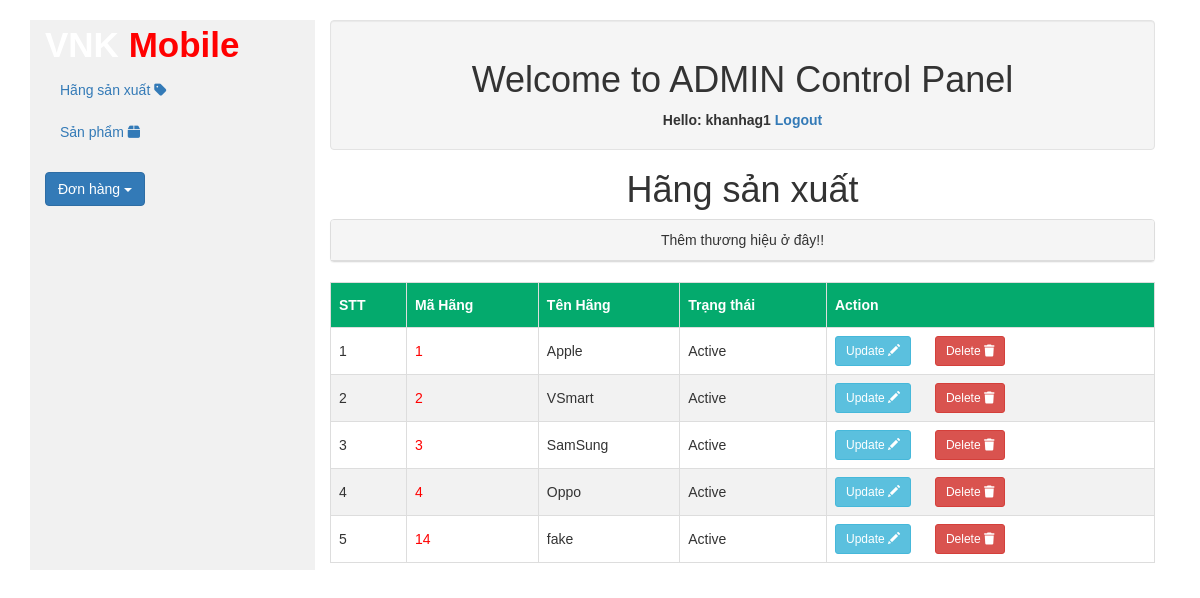
Page /admin/index.php?option=brand (signed in) on the committed database.
### tables this page shows
CREATE TABLE `brand` (
  `id` int(11) NOT NULL,
  `name` varchar(100) NOT NULL,
  `status` tinyint(1) NOT NULL DEFAULT 1
);

### admin/brands/branddetail.php (the view, shortened to what this page needs)
<?php
$query = "select*from brand";
$result = $connect->query($query);
?>
<!DOCTYPE html>
<html>
<head>
  <link rel="stylesheet" href="https://maxcdn.bootstrapcdn.com/bootstrap/3.3.7/css/bootstrap.min.css">
</head>
<body>
<h1 style="text-align:center;">Hãng sản xuất</h1>
<a style="text-align:center;" href="?option=brandadd">
    <div class="panel panel-default">
      <div class="panel-heading">Thêm thương hiệu ở đây!!</div>
    </div>
  </a>
  <table id="customers">
    <thead>
      <tr>
        <th>STT</th>
        <th>Mã Hãng</th>
        <th>Tên Hãng</th>
        <th>Trạng thái</th>
        <th>Action</th>
      </tr>
    </thead>
    <tbody>
      <?php $count = 1; ?>
      <?php foreach ($result as $items): ?>
        <tr>
          <td>
            <?= $count++ ?>
          </td>
          <td style="color:red;">
            <?= $items['id'] ?>
          </td>
          <td>
            <?= $items['name'] ?>
          </td>
          <td>
            <?= $items['status'] == 1 ? 'Active' : 'Unactive' ?>
          </td>
          <td>
            <a style="margin-right:20px;" class="btn btn-sm btn-info" href="?option=brandupdate&id=<?=$items['id']?>">Update <span
                class="glyphicon glyphicon-pencil"></a></i>
            <a class="btn btn-sm btn-danger" href="?option=brand&id=<?=$items['id']?>" onclick="return confirm('Are you sure to delete')">Delete <i class="fa-solid fa-trash"></i></a>
          </td>
        </tr>
      <?php endforeach; ?>
    </tbody>
  </table>
</body>
</html>

### rows in the picture
brand: id "1", name "Apple", status "Active"
brand: id "2", name "VSmart", status "Active"
brand: id "3", name "SamSung", status "Active"
brand: id "4", name "Oppo", status "Active"
brand: id "14", name "fake", status "Active"

### other values in the picture
$_SESSION['admin'] "khanhag1"
